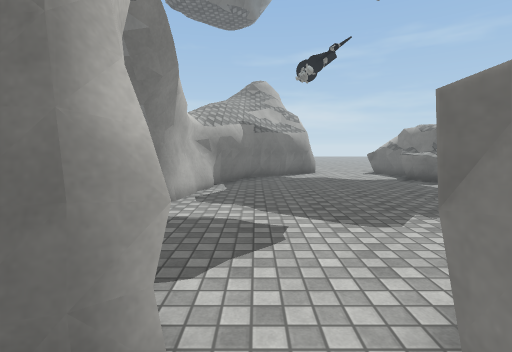
[1] (above)

16 first-person views from a walk through a scene from a Unity 3-D project. The camera is 1.4 m above the floor, tilts 6° down and sees 85° across. The floor is counted in squares, 1 m on a side. Each view is taken from the middle of a square. On the plan, view 1 faces up. The plan holds only what a view shows up to about 14 squares ahead; the rest is blank. Surface patterns are stand-ins for the level's own textures.

[2]
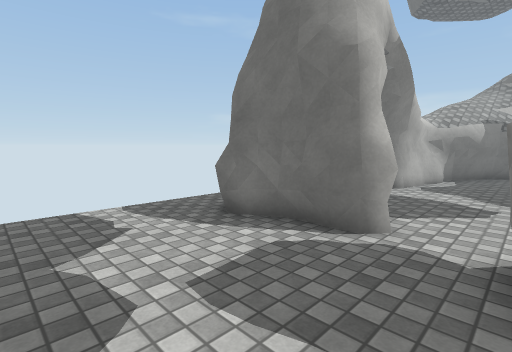

[3]
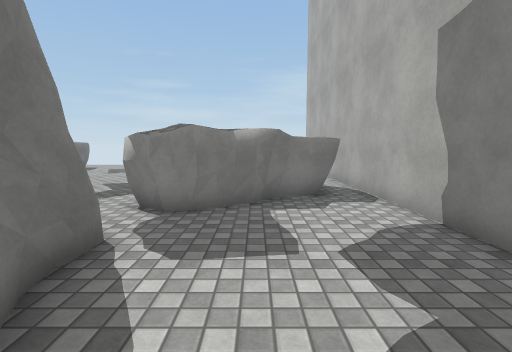

[4]
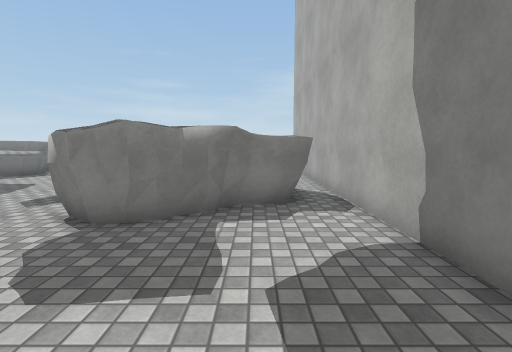

[5]
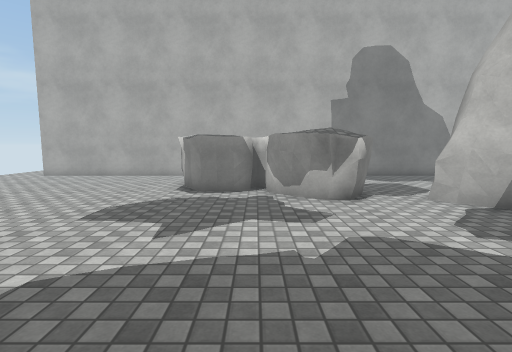

[6]
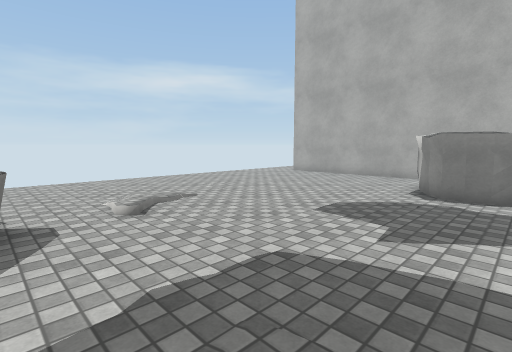

[7]
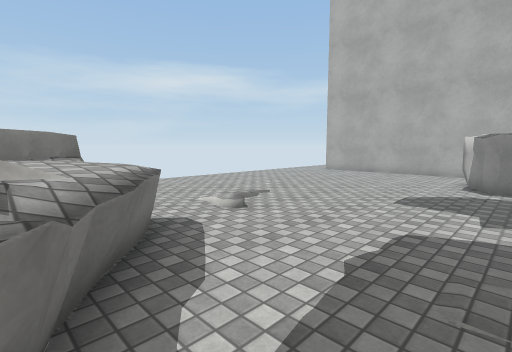

[8]
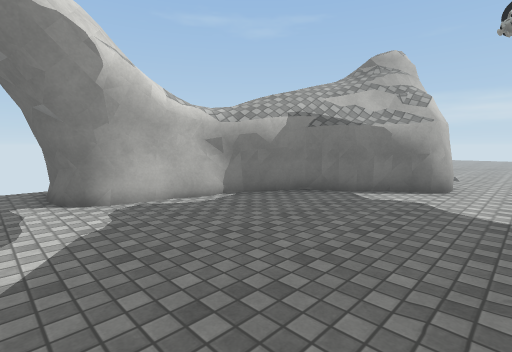

[9]
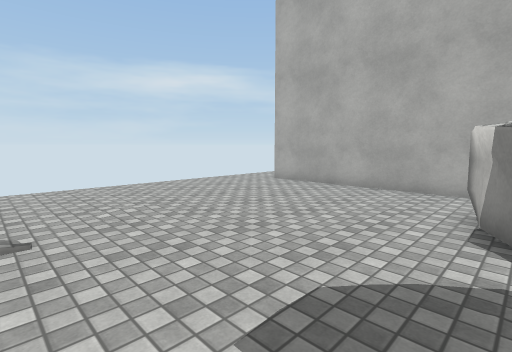

[10]
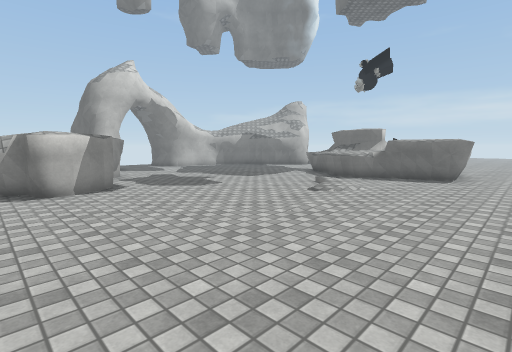

[11]
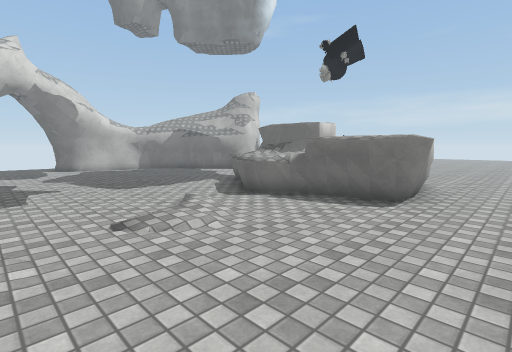

[12]
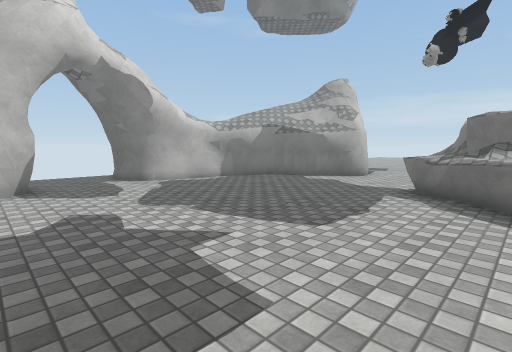

[13]
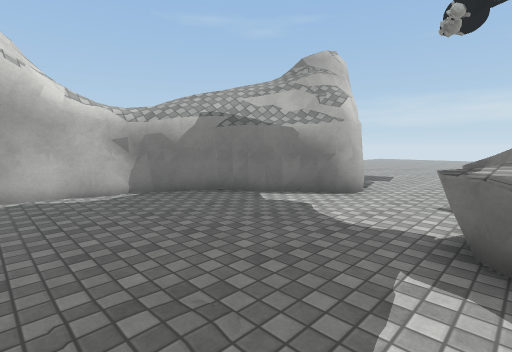

[14]
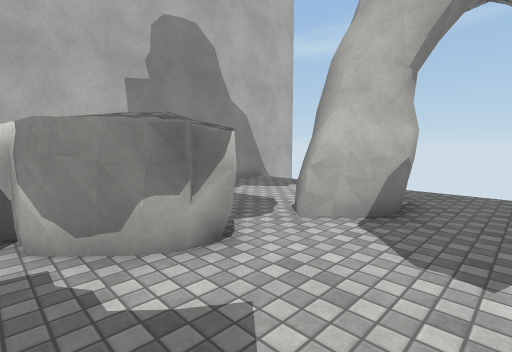

[15]
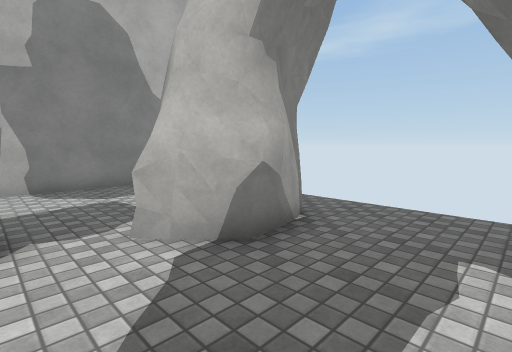

[16]
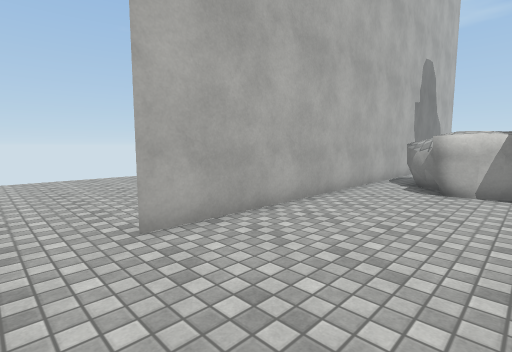

### Floor plan
Key: @ floor where view 1 was taken; # wall or solid block; . main floor; : floor 0.25 m higher than the main floor; / step, stairs or slope; = window, fence, low wall or low ledge; ^ raised ledge.
Columns run from 6 left of view 1 to 16 right of it. Each row starts with its distance up from view 1.
 22          ..
 21         ...
 20         ...         ..
 19         ....       ...
 18         ....       ...
 17          ...       ...
 16          #..       ...
 15         ##..^^     ...
 14        ##....#      ...
 13       ##.....#       ..
 12      ##.....=####   #..
 11     ##......#=####  #..
 10     #.........=^^^###..
  9     #..........^^......
  8     #..................
  7    ##........... /.....
  6  .##.............:.....
  5  ......................
  4  ......................
  3  ..###.................
  2  .####.##..............
  1  .####.###.............
  0  .....@######..........
 -1  .......######.........
 -2  ........#####.........
 -3  ........###...........
 -4 #####################..
 -5                     ...
 -6                     ...
 -7                    ....
 -8                    ....
 -9                   .....
-10                   .....
-11                   .....
-12                  .....
-13                  .....

Positions as (right, up) in squares from view 1, and headings:
1: (0, 0), facing up
2: (1, -3), facing up-left
3: (-5, -1), facing right
4: (-4, -2), facing right
5: (4, 9), facing down
6: (4, 9), facing down-right
7: (5, 11), facing down-right
8: (5, 5), facing up-left
9: (6, 5), facing down-right
10: (16, -3), facing up-left
11: (16, 3), facing up-left
12: (9, 2), facing up-left
13: (7, 7), facing up-left
14: (4, 5), facing down-left
15: (1, 6), facing down-left
16: (16, 0), facing down-left
